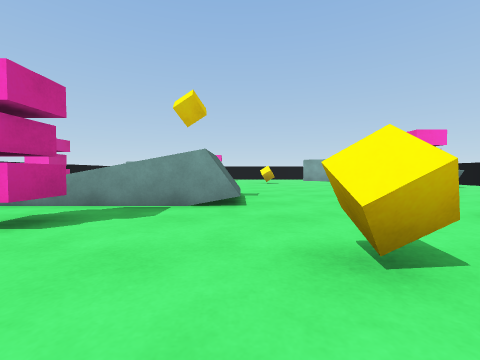
[1] (above)

18 first-person views from a walk through a Unity game level. The camera is 0.61 m above the floor, tilts 2° down and sees 90° across. The floor is counted in squares, 1 m on a side. Each view is taken from the middle of a square. On the plan, view 1 faces up. The plan holds only what a view shows up to about 9 squares ahead; the rest is blank. The player is left out.

[2]
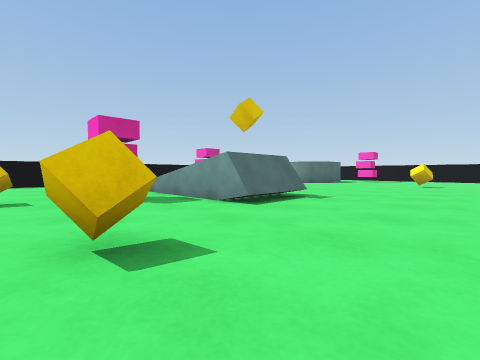

[3]
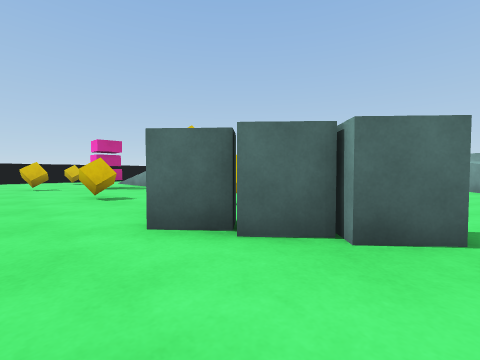

[4]
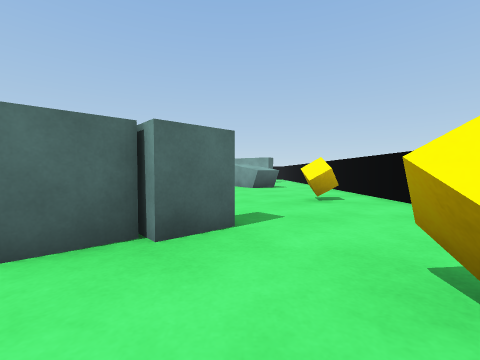

[5]
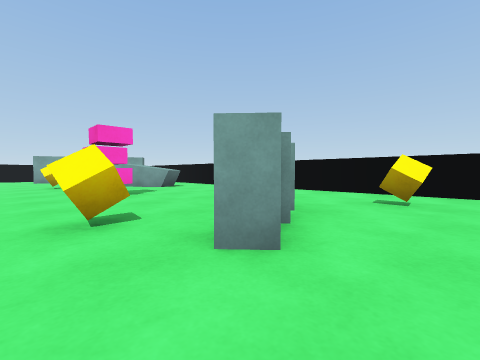

[6]
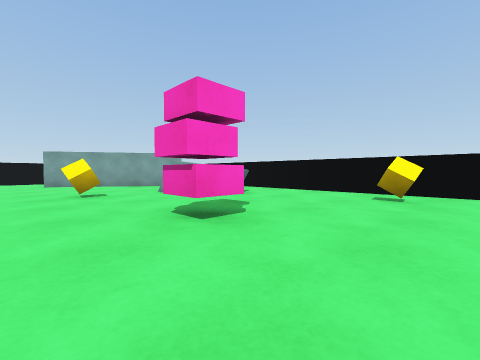

[7]
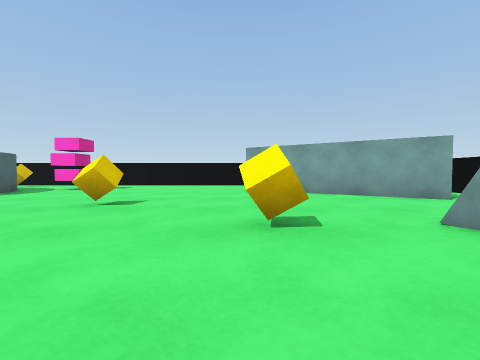

[8]
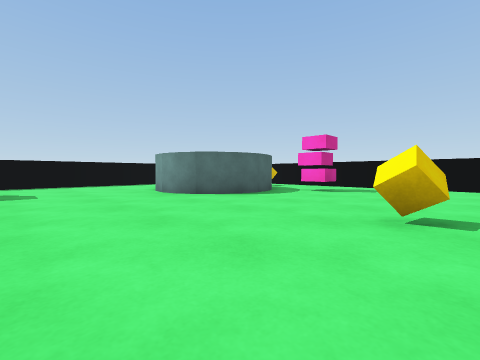

[9]
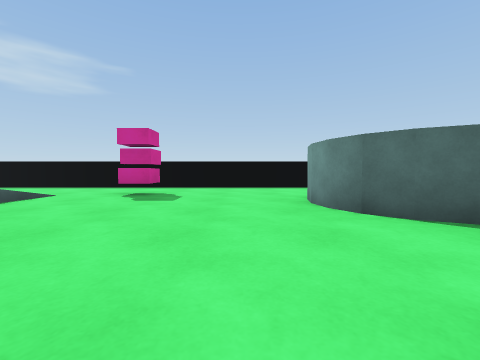

[10]
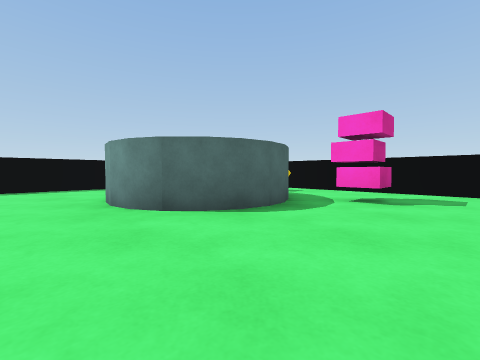

[11]
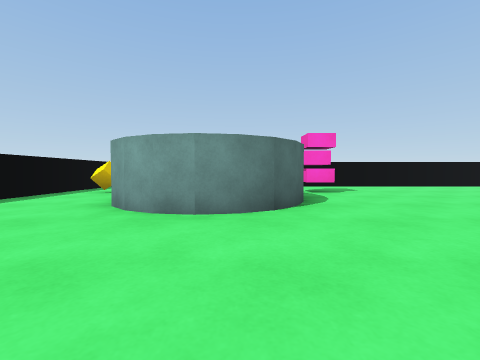

[12]
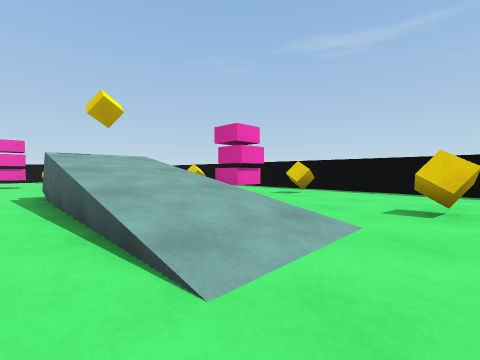

[13]
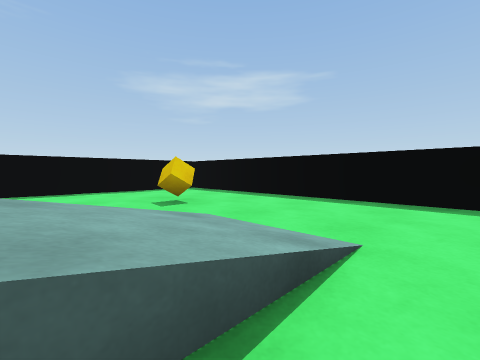

[14]
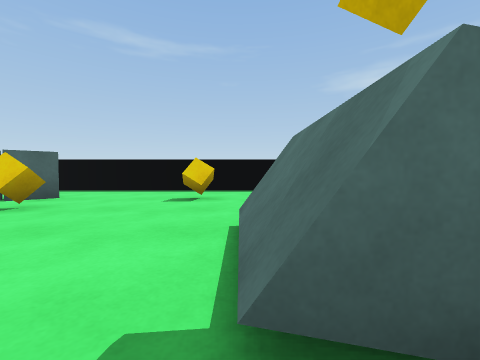

[15]
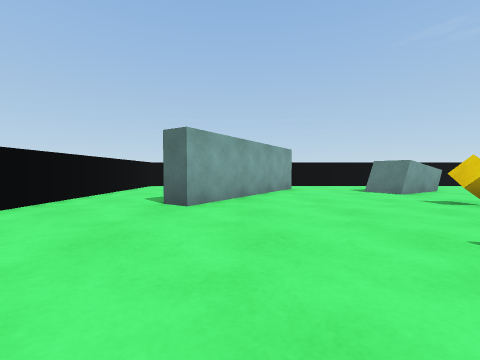

[16]
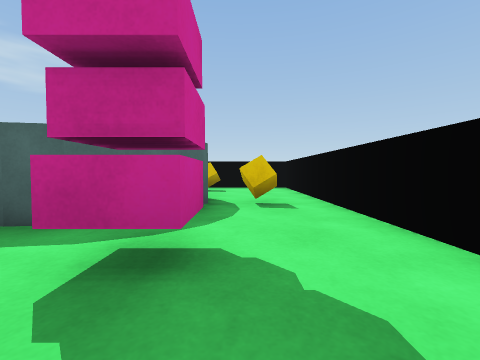

[17]
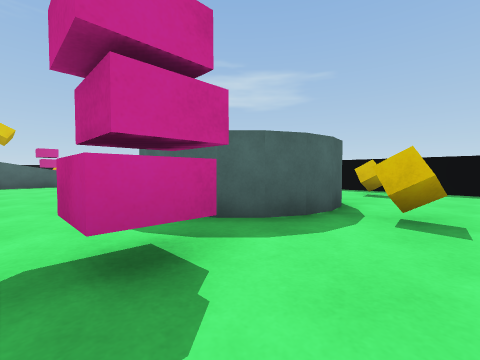

[18]
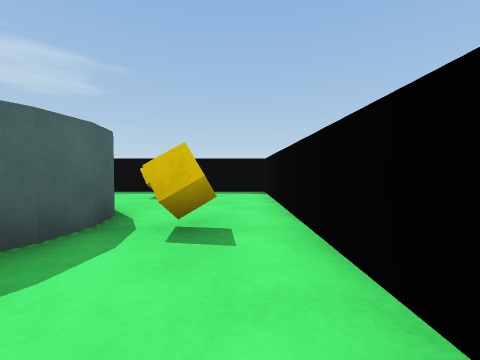

### Floor plan
Key: @ floor where view 1 was taken; # wall or solid block; x gap in a wall; . floor; / step, stairs or slope; = window, fence, low wall or low ledge; v drop or lower ground; C yellow cube; B block; O other object.
Columns run from 10 left of view 1 to 10 right of it. Each row starts with its distance up from view 1.
 19 ####################
 18 #...................
 17 #....C............
 16 #.C.###.O......##
 15 #...  ##........##  #
 14 #...   #.........##x#
 13 #...####............
 12 #..........C........
 11 #.............C..B..
 10 #................BB.#
  9 #.................B.#
  8  ..OO...............#
  7  ..............O....#
  6  ...//////#.........#
  5 #.../////Cv........C#
  4 #.../==##v#.........#
  3 #......O......C.BB..#
  2 #..C.......C..BBB...#
  1 #......C......B...C.#
  0 #.........@.........#
 -1 #################

Positions as (right, up) in squares from view 1, and headings:
1: (0, 0), facing up
2: (3, 1), facing up-left
3: (7, 0), facing up-left
4: (7, 0), facing up
5: (3, 0), facing up-right
6: (3, 4), facing up-right
7: (4, 8), facing up
8: (2, 9), facing up-left
9: (0, 11), facing left
10: (0, 11), facing up-left
11: (-4, 9), facing up
12: (-7, 7), facing down-right
13: (-4, 7), facing down-left
14: (0, 7), facing down
15: (0, 15), facing right
16: (0, 17), facing left
17: (-1, 18), facing down-left
18: (-2, 18), facing left
